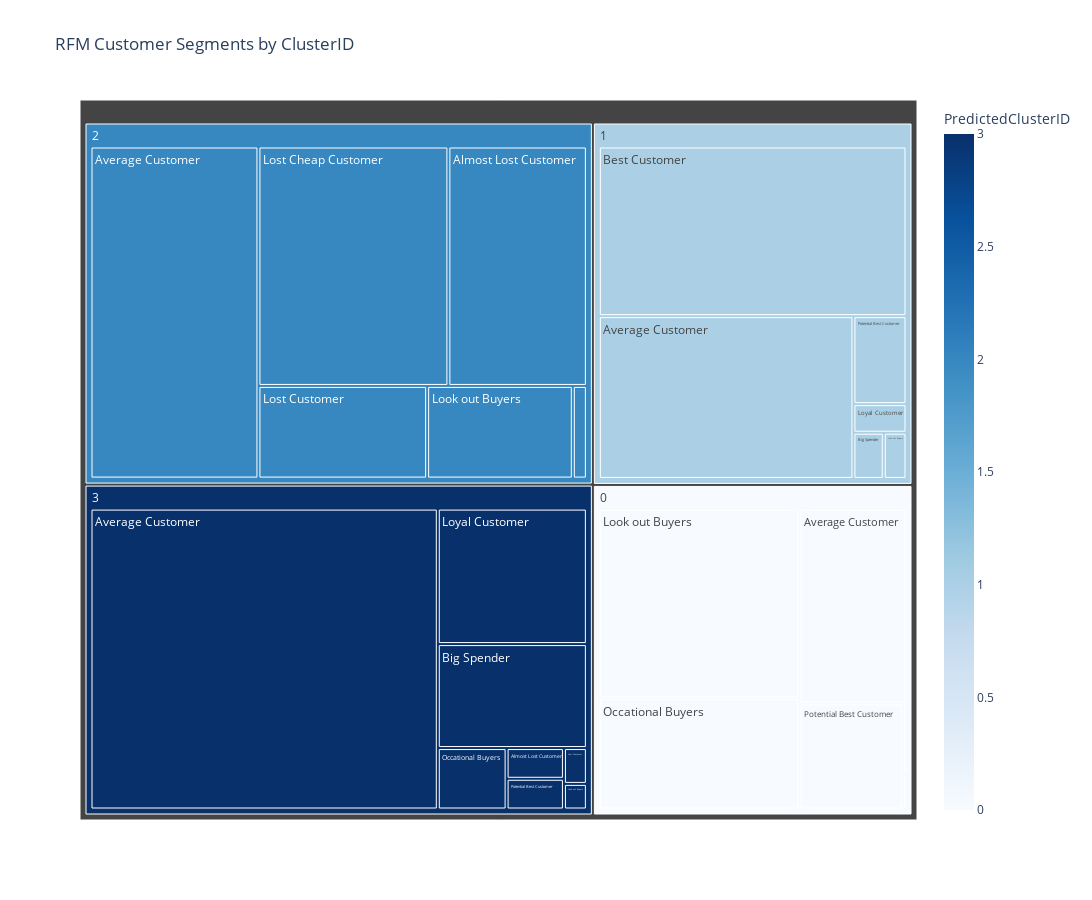

Source (notebook cell):
### Markdown cell above
## Interpretation of Clustering

### Code cell
# Creating Treemap for each cluster with Customer segment
clustered_product_counts = segmented_rfm.groupby(['PredictedClusterID', 'RFM Customer Segments']).size().reset_index(name='Count')
clustered_product_counts = clustered_product_counts.sort_values('Count', ascending=False)

fig_treemap_clustered_product = px.treemap(clustered_product_counts, 
                                         path=['PredictedClusterID', 'RFM Customer Segments'], 
                                         values='Count',
                                         color='PredictedClusterID', color_continuous_scale = 'blues', 
                                         title='RFM Customer Segments by ClusterID', width = 1300, height = 900)
fig_treemap_clustered_product.show()

### Figure 1 — Plotly figure (JSON) as saved in the notebook; plotly's stock layout.template omitted (floating-point values rounded to 4 significant figures)
{"data": [{"branchvalues": "total", "customdata": [[0], [2], [3], [0], [1], [2], [3], [1], [1], [3], [0], [1], [2], [3], [2], [2], [3], [0], [1], [3], [0], [2], [3], [0], [1], [3], [0], [1], [2], [3]], "domain": {"x": [0, 1], "y": [0, 1]}, "hovertemplate": "labels=%{label}<br>Count=%{value}<br>parent=%{parent}<br>id=%{id}<br>PredictedClusterID=%{color}<extra></extra>", "ids": ["0/Almost Lost Customer", "2/Almost Lost Customer", "3/Almost Lost Customer", "0/Average Customer", "1/Average Customer", "2/Average Customer", "3/Average Customer", "1/Best Customer", "1/Big Spender", "3/Big Spender", "0/Look out Buyers", "1/Look out Buyers", "2/Look out Buyers", "3/Look out Buyers", "2/Lost Cheap Customer", "2/Lost Customer", "3/Lost Customer", "0/Loyal Customer", "1/Loyal Customer", "3/Loyal Customer", "0/Occational Buyers", "2/Occational Buyers", "3/Occational Buyers", "0/Potential Best Customer", "1/Potential Best Customer", "3/Potential Best Customer", "0", "1", "2", "3"], "labels": ["Almost Lost Customer", "Almost Lost Customer", "Almost Lost Customer", "Average Customer", "Average Customer", "Average Customer", "Average Customer", "Best Customer", "Big Spender", "Big Spender", "Look out Buyers", "Look out Buyers", "Look out Buyers", "Look out Buyers", "Lost Cheap Customer", "Lost Customer", "Lost Customer", "Loyal Customer", "Loyal Customer", "Loyal Customer", "Occational Buyers", "Occational Buyers", "Occational Buyers", "Potential Best Customer", "Potential Best Customer", "Potential Best Customer", "0", "1", "2", "3"], "marker": {"coloraxis": "coloraxis", "colors": [0, 2, 3, 0, 1, 2, 3, 1, 1, 3, 0, 1, 2, 3, 2, 2, 3, 0, 1, 3, 0, 2, 3, 0, 1, 3, 0, 1, 2, 3]}, "name": "", "parents": ["0", "2", "3", "0", "1", "2", "3", "1", "1", "3", "0", "1", "2", "3", "2", "2", "3", "0", "1", "3", "0", "2", "3", "0", "1", "3", "", "", "", ""], "type": "treemap", "values": [1, 280, 15, 180, 355, 471, 890, 447, 12, 132, 328, 9, 114, 5, 384, 132, 7, 2, 13, 172, 193, 11, 36, 95, 40, 15, 799, 876, 1392, 1272]}], "layout": {"coloraxis": {"colorbar": {"title": {"text": "PredictedClusterID"}}, "colorscale": [[0, "rgb(247,251,255)"], [0.125, "rgb(222,235,247)"], [0.25, "rgb(198,219,239)"], [0.375, "rgb(158,202,225)"], [0.5, "rgb(107,174,214)"], [0.625, "rgb(66,146,198)"], [0.75, "rgb(33,113,181)"], [0.875, "rgb(8,81,156)"], [1, "rgb(8,48,107)"]]}, "height": 900, "legend": {"tracegroupgap": 0}, "title": {"text": "RFM Customer Segments by ClusterID"}, "width": 1300}}
